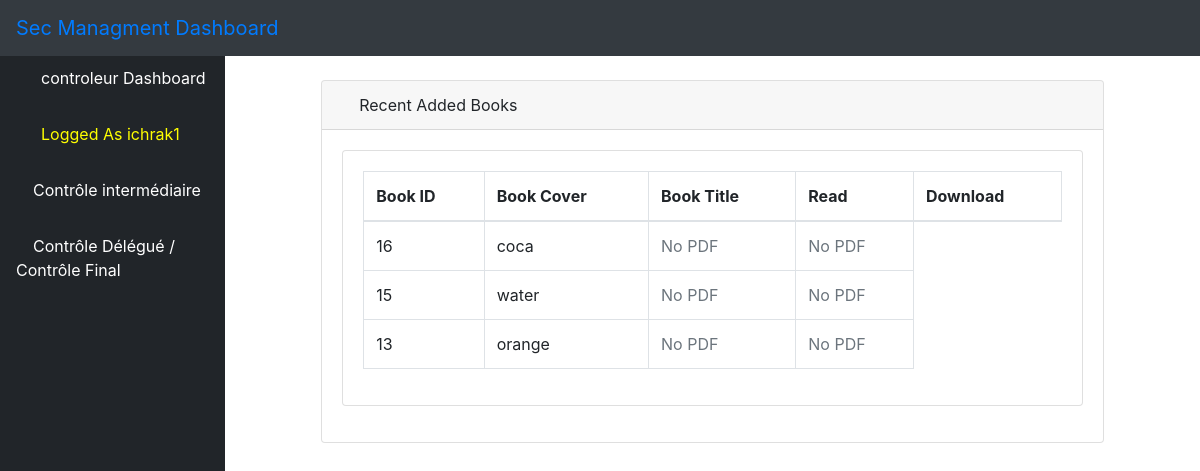
The app's page /llbook/ (signed in) with its own data.
### bookstore/models.py (models this page shows, shortened)
class User(AbstractUser):
    is_admin = models.BooleanField(default=False)
    is_publisher = models.BooleanField(default=False)
    is_librarian = models.BooleanField(default=False)
    class Meta:
     swappable = 'AUTH_USER_MODEL'

class Book(models.Model):
    title = models.CharField(max_length=100)
    author = models.CharField(max_length=100)
    year = models.CharField(max_length=100)
    publisher = models.CharField(max_length=200)
    desc = models.CharField(max_length=1000)
    uploaded_by = models.CharField(max_length=100, null=True, blank=True)
    user_id = models.CharField(max_length=100, null=True, blank=True)
    date = models.DateField(max_length=12, default=datetime.date.today)
    time = models.CharField(max_length=12, default="00:00")
    status = models.BooleanField(default=False)
    controle = models.CharField(max_length=100 , default="")
    time1 = models.CharField(max_length=12, default="00:00")
    time2 = models.CharField(max_length=12, default="00:00")
    is_publisher = models.BooleanField(default=False)
    is_admin= models.BooleanField(default=False)
    urgent = models.CharField(max_length=100 , default="")
    Nands= models.CharField(max_length=100, default="")
    conforme = models.CharField(max_length=100 , default="")
    type = models.CharField(max_length=100 , default="None")
    fiche = models.CharField(max_length=100 , default="None")
    implutation = models.CharField(max_length=100 , default="None")
    UAP= models.CharField(max_length=100, default="")
    time_difference = models.CharField(max_length=100, default="")
    produit= models.CharField(max_length=100, default="")

### bookstore/views.py (the view)
# urls.py: path('llbook/', views.LBookListView.as_view(), name='llbook'),
class LBookListView(LoginRequiredMixin,ListView):
	model = Book
	template_name = 'librarian/book_list.html'
	context_object_name = 'books'
	paginate_by = 3
	def get_queryset(self):
		return Book.objects.order_by('-id')

### bookstore/templates/librarian/book_list.html (shortened to what this page needs)
{% extends 'librarian/base.html' %}
{% load static %}
{% block body %}
<div class="container-fluid">
<div class="row" style="padding-top: 30px">
<div class="col-sm-1" style="color: red">
</div>
<div class="col-sm-10">
                <div class="card mb-3">
                <div class="card-header">
                    <i class="fas fa-table text-primary"></i>
                    Recent Added Books
                </div>
                <div class="card-body">
            <div class="card mb-3">
                <div class="card-body">
                    <div class="table-responsive">
                         <table class="table table-bordered" id="dataTable" width="100%" cellspacing="0">
                            <thead>
                            <tr>
                                <th>Book ID</th>
                                <th>Book Cover</th>
                                <th>Book Title</th>
                                <th>Read</th>
                                <th>Download</th>
                            </tr>
                            </thead>
                            <tbody>
                              {% if books %}
                                {% for book in books %}
                                <tr>
                                  <td>{{ book.id }}</td>
                                  <td>{{ book.title }}</td>
                                    <td>
                                    {% if book.pdf %}
                                      <a href="{{ book.pdf.url }}" class="btn btn-outline-primary" target="_blank">
                                    View PDF</a>
                                    {% else %}
                                    <span class="text-muted">No PDF</span>
                                   {% endif %}
                                  </td>
                                    <td>
                                    {% if book.cover %}
                                      <a href="{{ book.pdf.url }}" download class="btn btn-outline-success">
                                    Download PDF</a>
                                    {% else %}
                                   <span class="text-muted">No PDF</span>
                                   {% endif %}
                                  </td>
                                </tr>
                                {% endfor %}
                                {% endif %}
                            </tbody>
                        </table>
                    </div>
                </div>
            </div>
        </div>
    </div>
</div>
<div class="col-sm-1">
</div>
</div>
</body>
</html>
{% endblock %}

### bookstore/templates/librarian/base.html (shortened to what this page needs)
{% load static %}
<!DOCTYPE html>
<html lang="en">
<head>
    {% load static %}
    <link href="{% static 'vendor/fontawesome-free/css/all.min.css' %}" rel="stylesheet" type="text/css">
       <link rel="stylesheet" href="{% static 'assets/css/bootstrap.min.css' %}">
      <link rel="stylesheet" href="{% static 'assets/fonts/font-awesome-4.7.0/css/font-awesome.min.css' %}">
    <link href="{% static 'vendor/datatables/dataTables.bootstrap4.css' %}" rel="stylesheet">
    <link rel="stylesheet" type="text/css" href="{% static 'css/master.css' %}">
    <link href="{% static 'css/sb-admin.css' %}" rel="stylesheet">
    <link rel="stylesheet" href="https://cdn.datatables.net/2.0.6/css/dataTables.dataTables.css"/>
    <link rel="stylesheet" href="https://cdn.datatables.net/buttons/3.0.2/css/buttons.dataTables.css "/>
</head>
<body id="page-top">
<nav class="navbar navbar-expand navbar-dark bg-dark fixed-top">
    <a class="navbar-brand mr-1 text-primary" href="">Sec Managment Dashboard</a>
    <button class="btn btn-link btn-sm text-white order-1 order-sm-0" id="sidebarToggle" href="#">
        <i class="fas fa-bars"></i>
    </button>
    <ul class="navbar-nav ml-auto ml-md-0">
        <li class="nav-item dropdown no-arrow">
            <a class="nav-link dropdown-toggle" href="#" id="userDropdown" role="button" data-toggle="dropdown" aria-haspopup="true" aria-expanded="false">
                <i class="fas fa-user-circle fa-fw text-primary"></i>
            </a>
        </li>
    </ul>
</nav>
<div id="wrapper" style="padding-top: 50px">
<ul class="sidebar navbar-nav">
    <li class="nav-item active">
        <a class="nav-link" href="{% url 'librarian' %}">
            <i class="fas fa-fw fa-tachometer-alt"></i>
            <span>controleur Dashboard</span>
        </a>
    </li>
    <li class="nav-item active">
        <a class="nav-link" href="">
            <i class="fas fa-user-circle fa-fw text-warning"></i>
            <span style="color: yellow">Logged As {{ user.username }}</span>
        </a>
    <li class="nav-item">
        <a class="nav-link" href="{% url 'lmbook' %}">
            <i class="fas fa-book text-primary"></i>
            <span style="color: white">Contrôle intermédiaire</span>
        </a>
    </li>
    <li class="nav-item">
        <a class="nav-link" href="{% url 'ldrequest' %}">
            <i class="fas fa-book text-primary"></i>
            <span style="color: white">Contrôle Délégué / Contrôle Final</span>
        </a>
    </li>
</ul>
    {% block body %}{% endblock %}

### static/css/master.css (style rules this page uses)
html { scroll-behavior: smooth; }
li { list-style-type: none; }

### bookstore/templates/librarian/base.html (style rules this page uses)
body { display: flex; flex-direction: column; min-height: 100vh; }

### records on screen
User: username "ichrak1"
Book: id "16", title "coca"
Book: id "15", title "water"
Book: id "13", title "orange"
